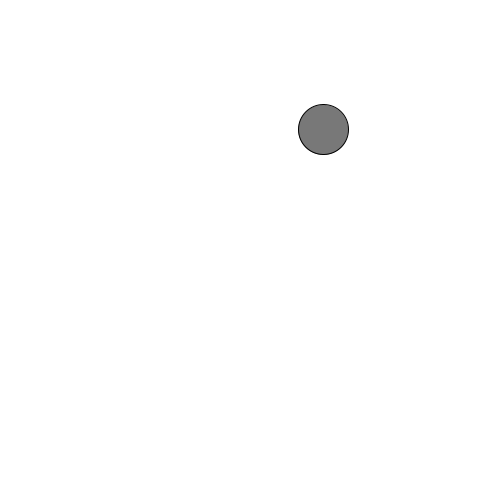
Frame 1 (no input)
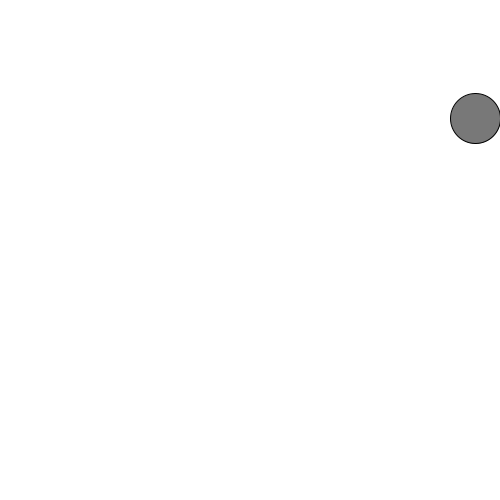
Frame 2 (the mouse pressed at the canvas centre, redrawn once)

The Processing sketch that drew these frames (run headless with seeded random() and noise(); the mouse was pressed at the canvas centre and the sketch redrawn once):

// Processing sketch: H9_1
// ── H9_1.pde
void setup() {
  size(500, 500);
  frameRate(2);
  noLoop();
}

void draw() {
  background(255);
  fill(120,120,120);
  ellipse(random(width), random(height), 50, 50);
}
